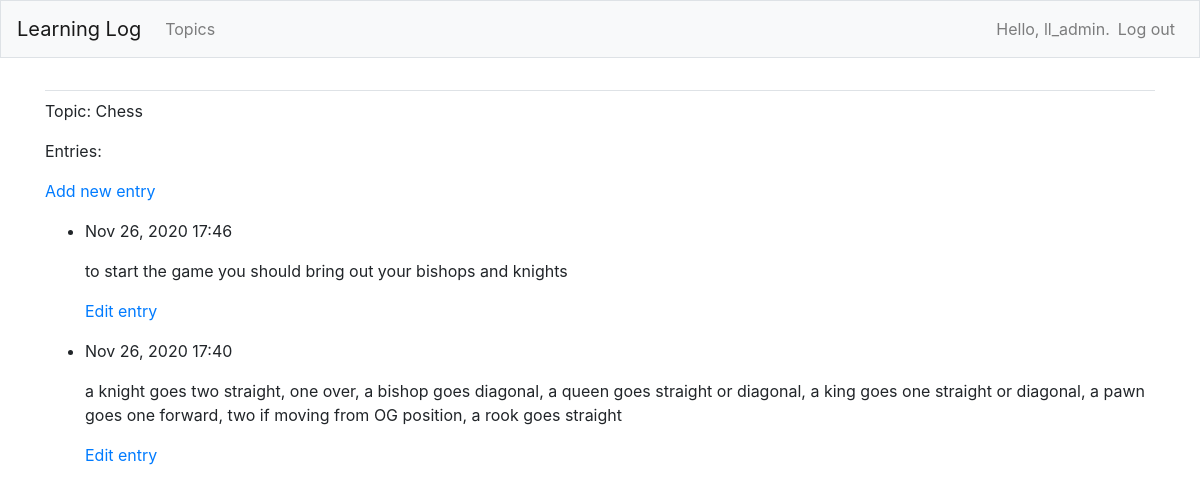
Page /topics/1/ (signed in) on the earlier database version.
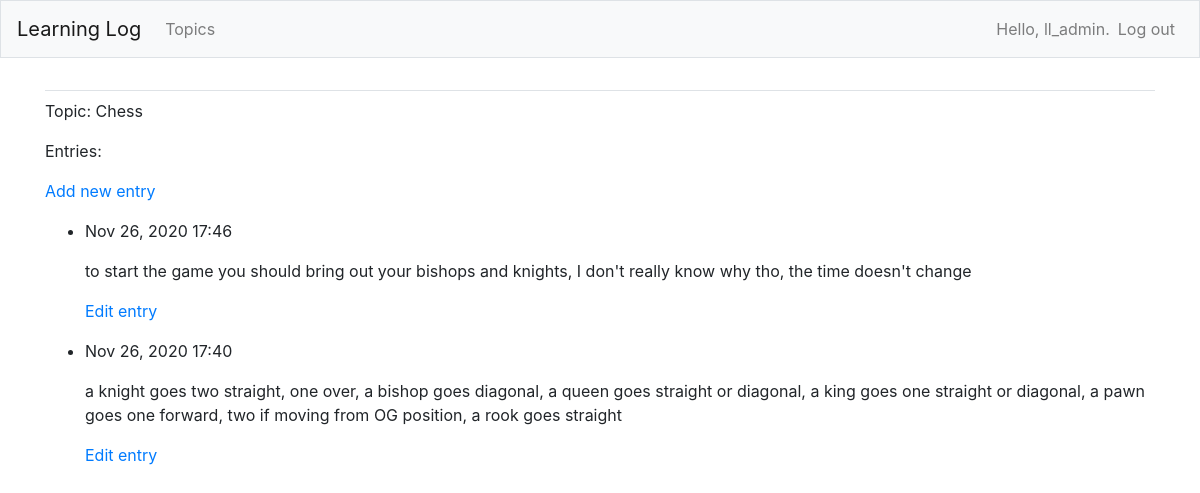
Same page on the later database version.
### learning_logs/models.py (models this page shows, shortened)
class Entry(models.Model):
    topic = models.ForeignKey(Topic, on_delete=models.CASCADE)
    text = models.TextField()
    date_added = models.DateTimeField(auto_now_add=True)
    class Meta:
        verbose_name_plural = "entries"

### learning_logs/views.py (the view)
# urls.py: path("topics/<int:topic_id>/", views.topic, name = "topic"),
@login_required()
def topic(request, topic_id):
    topic =Topic.objects.get(id = topic_id)
    if topic.owner != request.user:
        raise Http404
    entries = topic.entry_set.order_by("-date_added")
    context = {"topic": topic, "entries": entries}
    return render(request, "learning_logs/OGtopic.html", context)

### learning_logs/models.py (called while the page is built)
    def __str__(self):
        return self.text

### learning_logs/templates/learning_logs/OGtopic.html
{% extends 'learning_logs/base.html' %}
{% block content %}
  <p>Topic: {{ topic }}</p>
  <p>Entries:</p>
  <p>
    <a href="{% url 'learning_logs:new_entry' topic.id %}">Add new entry</a>
  </p>
  <ul>
  {% for entry in entries %}
    <li>
      <p>{{ entry.date_added|date:'M d, Y H:i' }}</p>
      <p>{{ entry.text|linebreaks }}</p>
      <p>
        <a href="{% url 'learning_logs:edit_entry' entry.id %}">Edit entry</a>
      </p>
    </li>
  {% empty %}
    <li>There are no entries for this topic yet.</li>
  {% endfor %}
  </ul>
{% endblock content %}

Differences in the rows shown:
changed Entry: text "to start the game you should bring out your bishops and knights" → "to start the game you should bring out your bishops and knights, I don't really know why tho, the time doesn't change"
